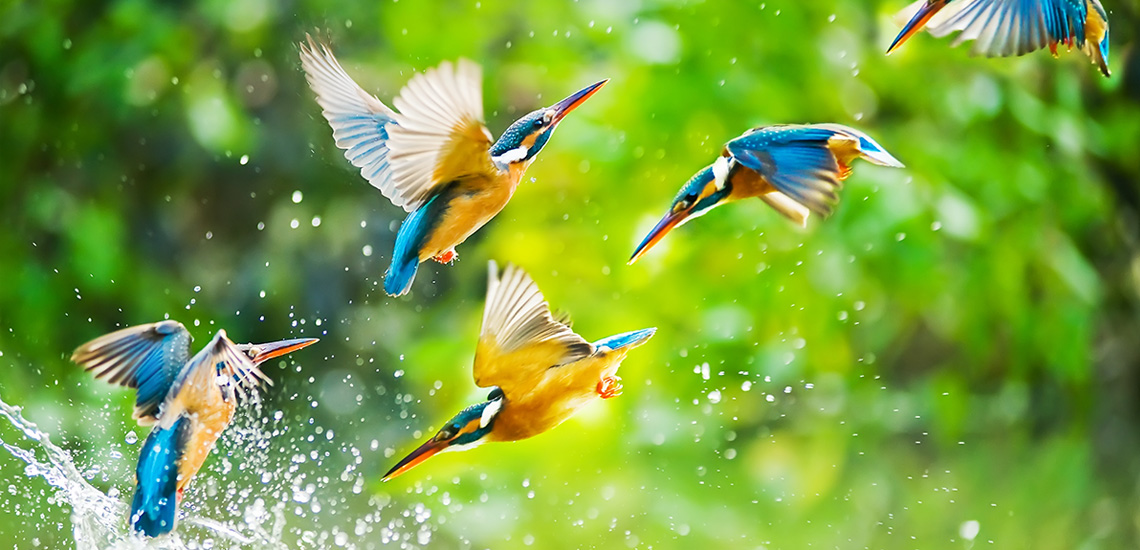
#> input picture 08_Inteligencia_Artificial/04_Visao_Computacional/02_Filtros_e_Atributos/imagens/beija-flor.jpg, 1140 x 550 px
$ jupyter execute 05.3_dilatacao.ipynb
#> lines starting #> are read from the running program, lines starting #| are printed output that depends on the picture
## Dilatação
***

A dilatação é exatamente o oposto da erosão. Enquanto na erosão encolhemos partes da  imagem,  aqui  tentamos  expandir  as  partes  da  imagem.  Dilatação  encontra  seu  uso  em situações  em  que  queremos  ampliar  pequenos  detalhes  da  imagem.  Também  é  útil  em situações  em  que  você  deseja  preencher  lacunas/fendas  indesejadas  em  uma  imagem. Novamente, o ponto a observar é que uma operação de dilatação mantém a estrutura e a forma  da  imagem  original.  A  figura  a  seguir  mostra  o  exemplo  de  uma  matriz  após  uma operação de dilatação:

Aqui o resultado da dilatação (na figura da direita):

Resumindo, nós adicionamos alguns pixels que perto do limite de um objeto para reduzir a intensidade das cores removendo os limites de um objeto e adicionando noise (pontinhos).

***

[cell 1]
from matplotlib import pyplot as plt
import cv2

def show(img, color=True):
    """
    Redimensionar a imagem e mostrar no codigo.
    """

    if color:
        img = cv2.cvtColor(img, cv2.COLOR_BGR2RGB)

    plt.rcParams['figure.figsize'] = (50, 50)
    plt.imshow(img)
    plt.axis("off")
    plt.show()

[cell 2]
image = cv2.imread("imagens/beija-flor.jpg")
#> image is the input picture: shape (550, 1140, 3); mean B, G, R 65.3, 160.7, 121.7
gray = cv2.cvtColor(image, cv2.COLOR_BGR2GRAY)
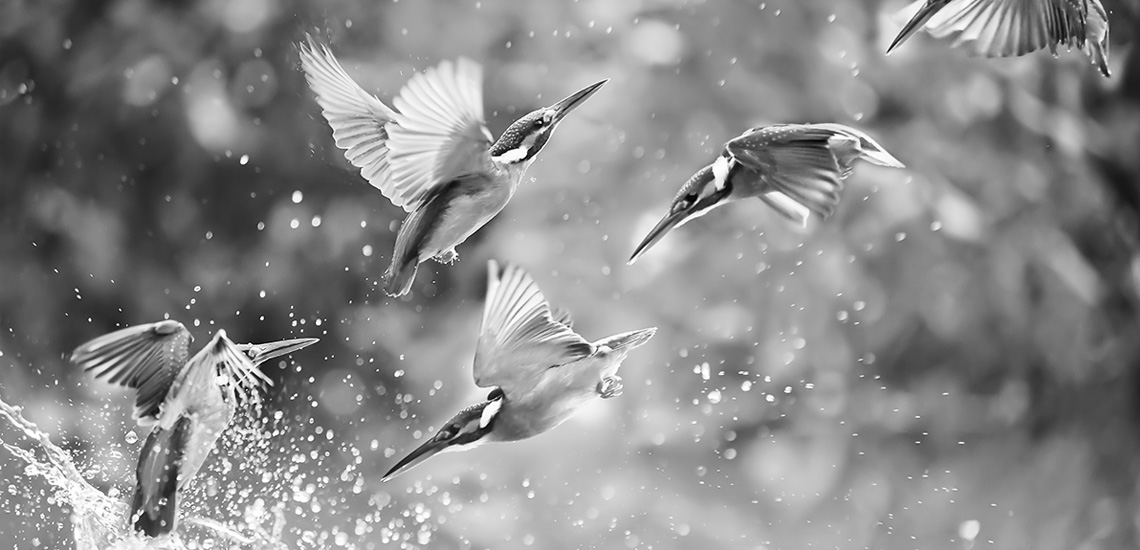
#> gray: shape (550, 1140); min 0, max 255, mean 138.2
show(gray)

[cell 3]
# Aplica a dilatação 3 vezes
for i in range(0, 3):
    dilated = cv2.dilate(gray.copy(), None, iterations=i + 1)
    show(dilated)
#> this loop made 3 passes
#> pass 1, `dilated = cv2.dilate(gray.copy(), None, iterations=i + 1)`:
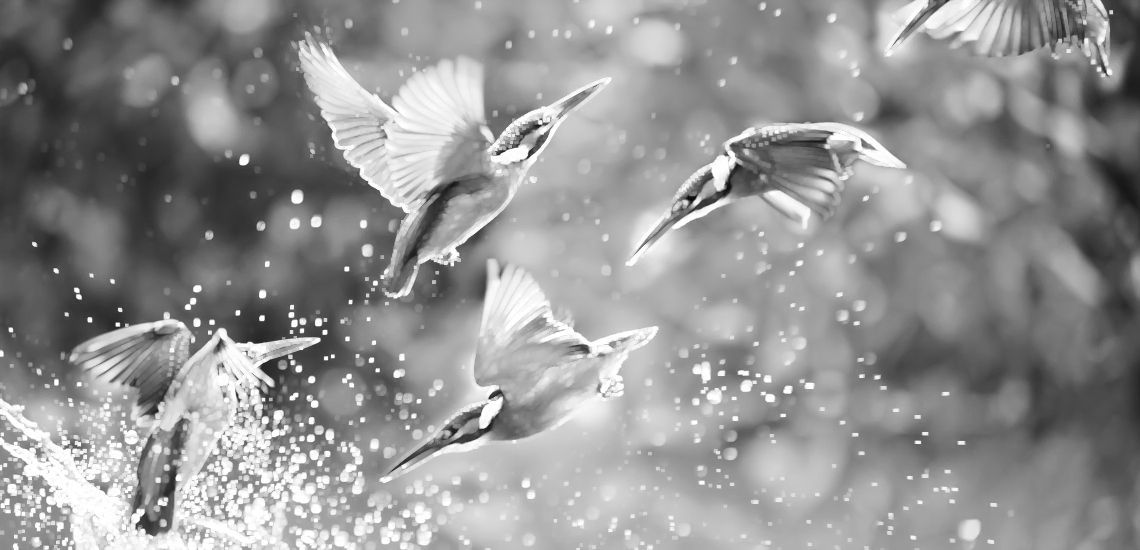
#> dilated: shape (550, 1140); min 10, max 255, mean 146.7
#> pass 2, `dilated = cv2.dilate(gray.copy(), None, iterations=i + 1)`:
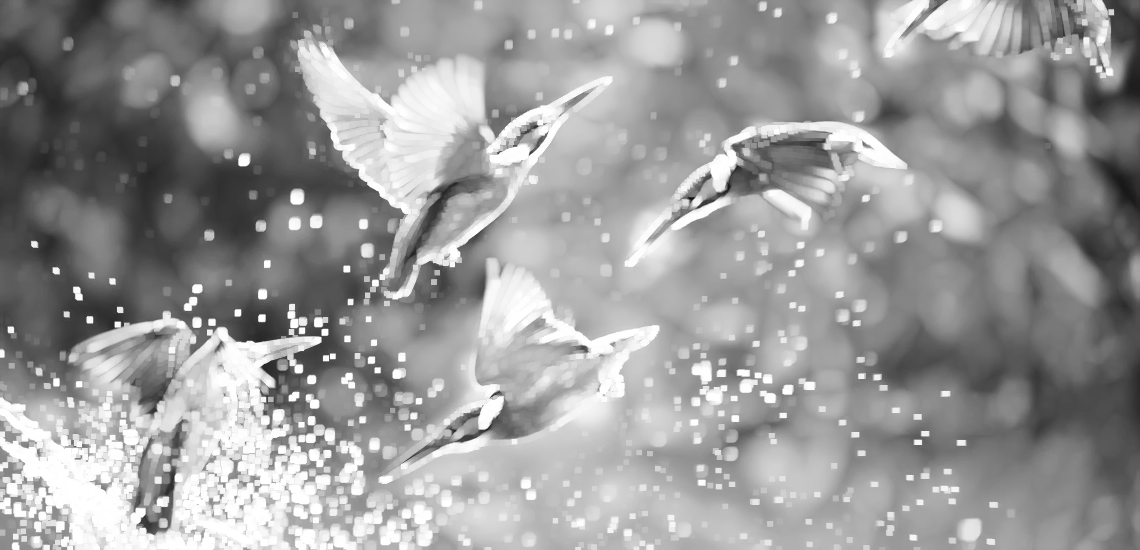
#> dilated: shape (550, 1140); min 13, max 255, mean 153.4
#> after the loop:
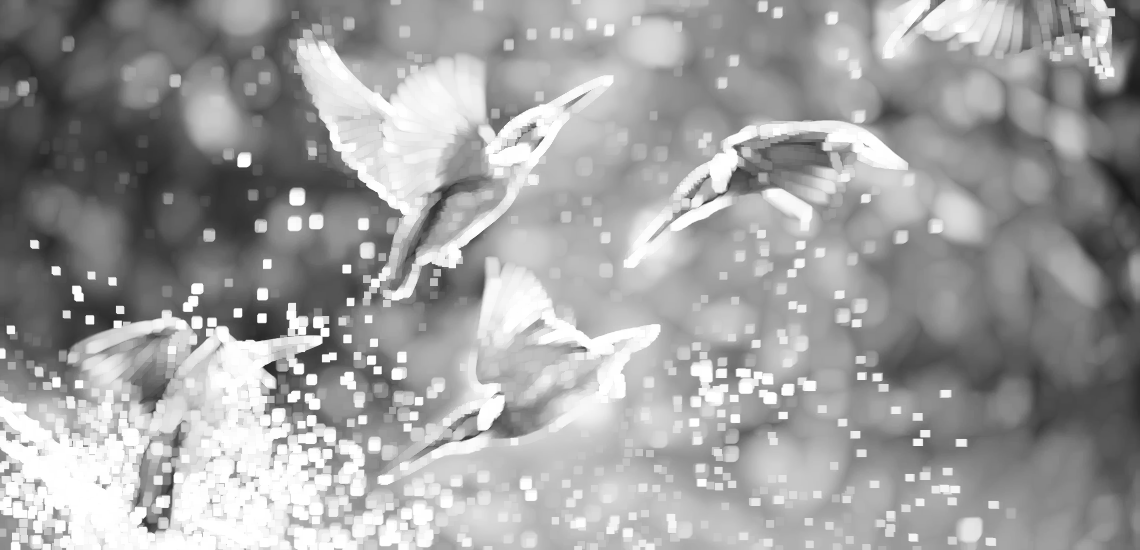
#> dilated: shape (550, 1140); min 25, max 255, mean 159.3

$ run again, with 08_Inteligencia_Artificial/04_Visao_Computacional/02_Filtros_e_Atributos/imagens/casa.jpg copied over 08_Inteligencia_Artificial/04_Visao_Computacional/02_Filtros_e_Atributos/imagens/beija-flor.jpg
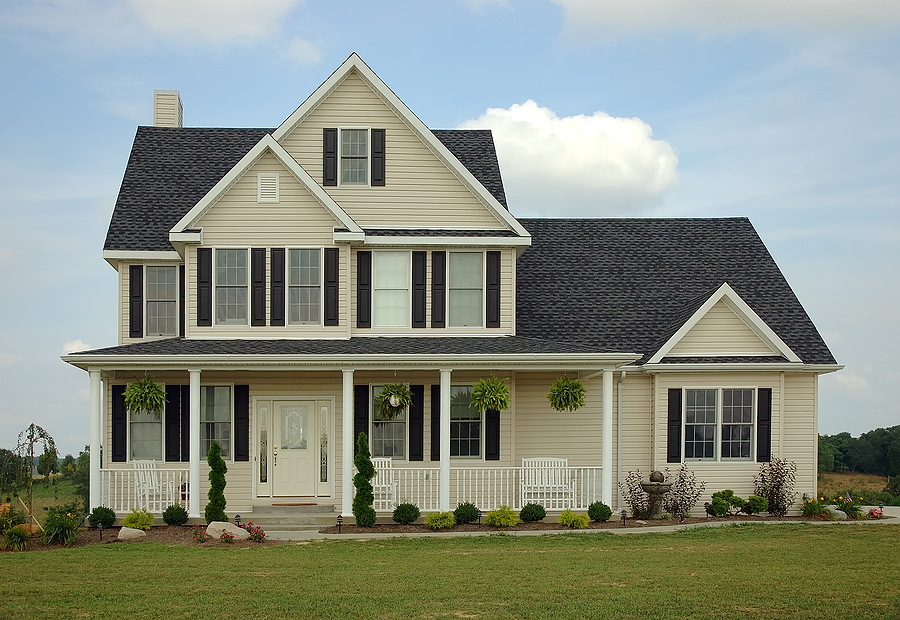
#> input picture 08_Inteligencia_Artificial/04_Visao_Computacional/02_Filtros_e_Atributos/imagens/casa.jpg, 900 x 620 px
#> image is the input picture: shape (620, 900, 3); mean B, G, R 131.8, 143.8, 136.6
#> `gray = cv2.cvtColor(image, cv2.COLOR_BGR2GRAY)`:
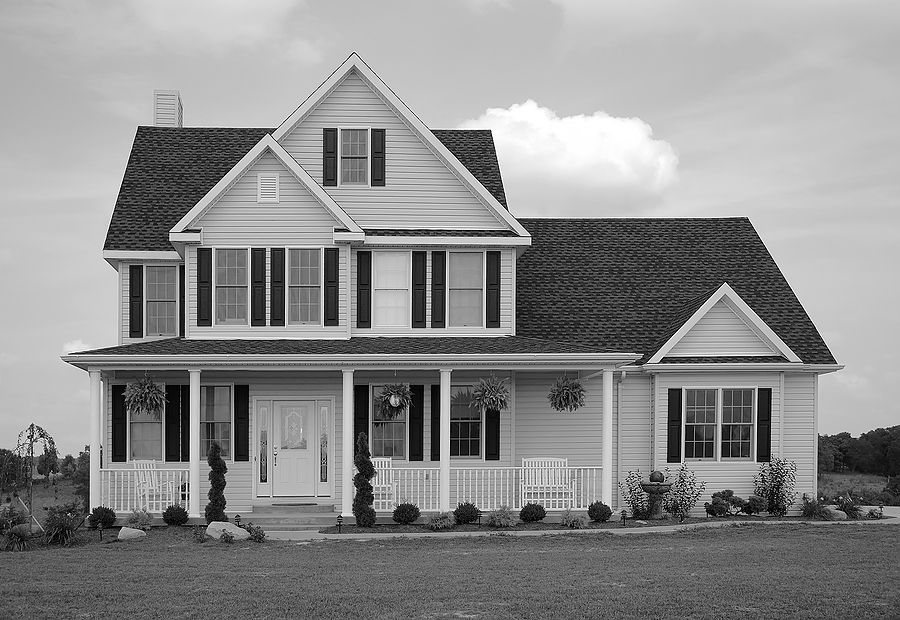
#> gray: shape (620, 900); min 0, max 255, mean 140.3
#> after the loop `for i in range(0, 3):`:
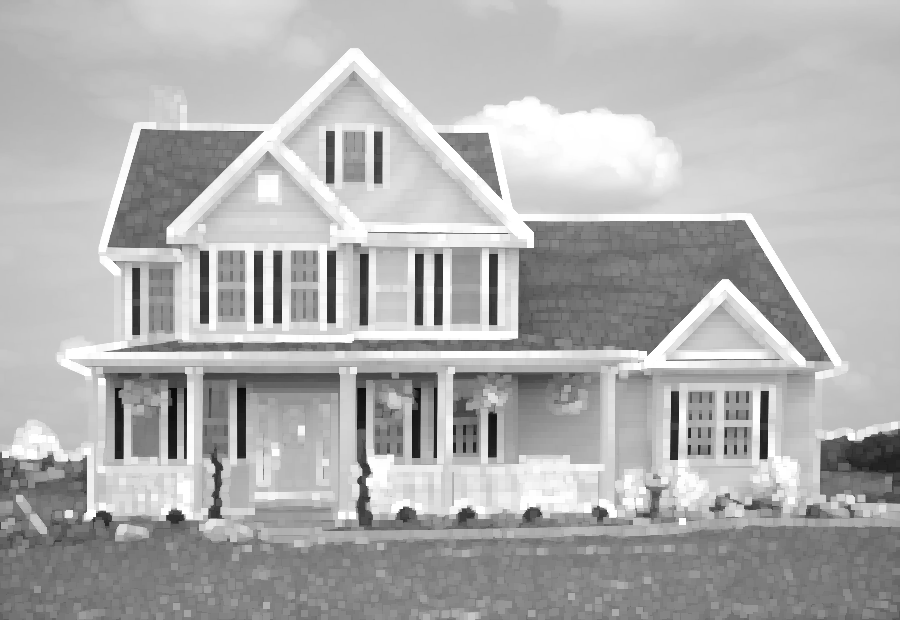
#> dilated: shape (620, 900); min 10, max 255, mean 176.5
